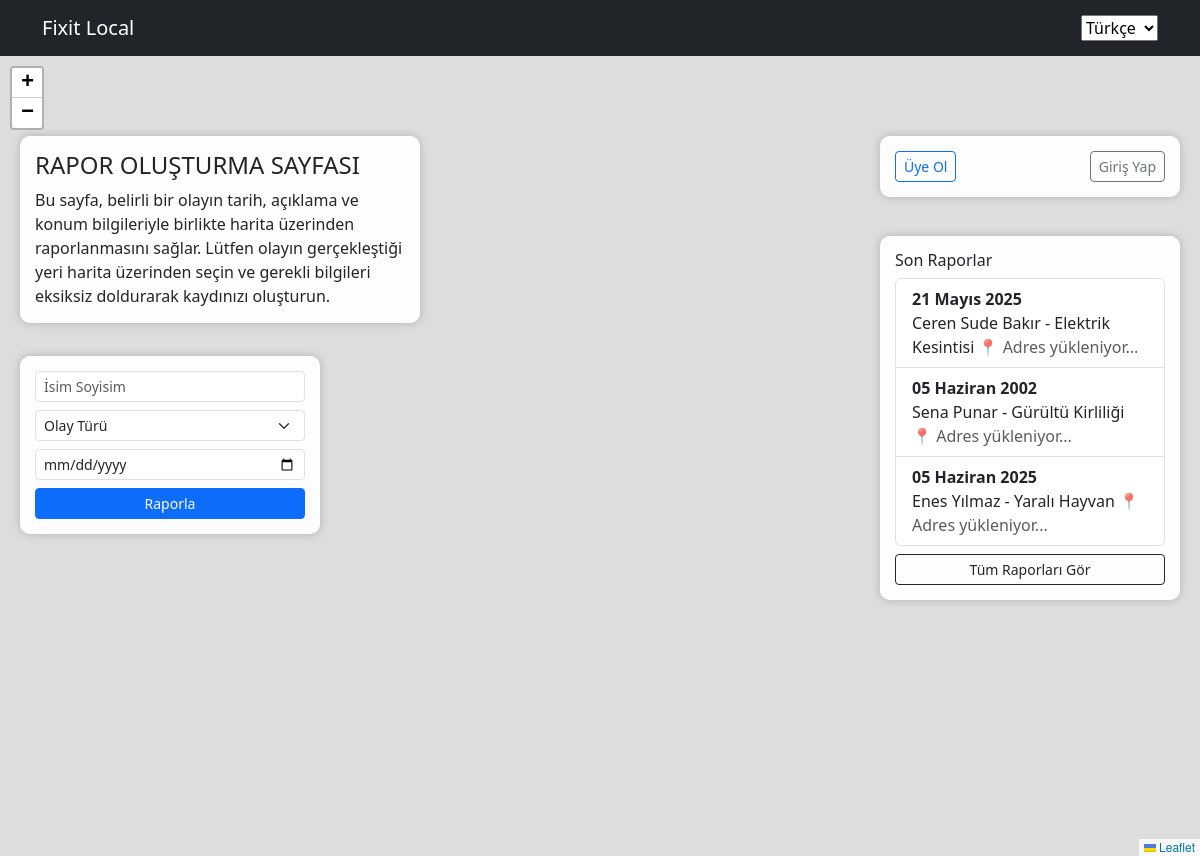
The app's page /tr/accounts/ with its own data.
### rapor/models.py (models this page shows, shortened)
class Rapor(models.Model):
    isim = models.CharField(max_length=100)
    olay = models.CharField(max_length=100)
    tarih = models.DateField()
    enlem = models.FloatField()
    boylam = models.FloatField()
    adres = models.TextField(blank=True)  # ✅ adres boş olabilir ama otomatik doldurulacak
    diger_aciklama = models.TextField(blank=True, null=True)
    uye = models.ForeignKey(Uye, on_delete=models.SET_NULL, null=True, blank=True)

### rapor/views.py (the view, shortened to what this page needs)
# urls.py: path('', views.anasayfa, name='anasayfa'),
def anasayfa(request):
    uye = None
    if 'uye_id' in request.session:
        try:
            uye = Uye.objects.get(id=request.session['uye_id'])
        except Uye.DoesNotExist:
            del request.session['uye_id']
    raporlar = Rapor.objects.all().order_by('-id')[:3]
    return render(request, 'rapor/anasayfa.html', {'uye': uye, 'raporlar': raporlar})

### rapor/templates/rapor/anasayfa.html (shortened to what this page needs)
{% extends 'rapor/base.html' %}
{% load i18n %}
{% block content %}
<div class="position-relative" style="height: 100vh;">
    <div id="harita" style="height: 100%; width: 100%; border-radius: 0;"></div>
    <div id="aciklama" class="kutucuk">
        <h4>{% trans "RAPOR OLUŞTURMA SAYFASI" %}</h4>
        <p class="mb-0">
        </p>
    </div>
    <div id="rapor-form" class="kutucuk">
        <form method="post">
            <div class="mb-2">
                <input type="text" name="isim" class="form-control form-control-sm" placeholder="{% trans 'İsim Soyisim' %}" required>
            </div>
            <div class="mb-2">
                <select name="olay" id="olay-select" class="form-select form-select-sm" required>
                    <option value="" disabled selected>{% trans "Olay Türü" %}</option>
                </select>
            </div>
            <div class="mb-2">
                <input type="date" name="tarih" class="form-control form-control-sm" required>
            </div>
            <button type="submit" class="btn btn-primary btn-sm w-100">{% trans "Raporla" %}</button>
        </form>
    </div>
    <div id="karsilama" class="kutucuk">
        {% if uye %}
            <span>{% blocktrans %}Hoş Geldin {{ uye.isim }}{% endblocktrans %}</span>
            <a href="{% url 'cikis' %}" class="btn btn-sm btn-outline-danger ms-2">{% trans "Çıkış Yap" %}</a>
        {% else %}
            <a href="{% url 'uye_ol' %}" class="btn btn-sm btn-outline-primary">{% trans "Üye Ol" %}</a>
            <a href="{% url 'giris' %}" class="btn btn-sm btn-outline-secondary ms-2">{% trans "Giriş Yap" %}</a>
        {% endif %}
    </div>
    <div id="son-raporlar" class="kutucuk">
        <h6>{% trans "Son Raporlar" %}</h6>
        <div class="list-group">
            {% for r in raporlar|slice:":3" %}
                <div class="list-group-item">
                    <strong>{{ r.tarih }}</strong><br>
                    {{ r.isim }} - {{ r.olay }}
                    <span class="adres-yukleniyor text-muted" data-enlem="{{ r.enlem }}" data-boylam="{{ r.boylam }}">
                        📍 {% trans "Adres yükleniyor..." %}
                    </span>
                </div>
            {% empty %}
                <p class="text-muted">{% trans "Hiç rapor bulunamadı." %}</p>
            {% endfor %}
        </div>
        <a href="{% url 'raporlar' %}" class="btn btn-sm btn-outline-dark mt-2 w-100">{% trans "Tüm Raporları Gör" %}</a>
    </div>
</div>
{% endblock %}

### rapor/templates/rapor/base.html (style rules this page uses)
#harita { height: 100vh; border-radius: 10px; margin-bottom: 20px; }

### rapor/templates/rapor/anasayfa.html (style rules this page uses)
.kutucuk { position: absolute; background: rgba(255, 255, 255, 0.95); border-radius: 10px; padding: 15px; box-shadow: 0 0 10px rgba(0,0,0,0.2); z-index: 1000; }
#aciklama { top: 80px; left: 20px; width: 400px; }
#rapor-form { top: 300px; left: 20px; width: 300px; }
#karsilama { top: 80px; right: 20px; width: 300px; display: flex; justify-content: space-between; align-items: center; }
#son-raporlar { top: 180px; right: 20px; width: 300px; max-height: 500px; overflow-y: auto; }

### records on screen
Rapor: tarih "21 Mayıs 2025", isim "Ceren Sude Bakır", olay "Elektrik Kesintisi"
Rapor: tarih "05 Haziran 2002", isim "Sena Punar", olay "Gürültü Kirliliği"
Rapor: tarih "05 Haziran 2025", isim "Enes Yılmaz", olay "Yaralı Hayvan"
